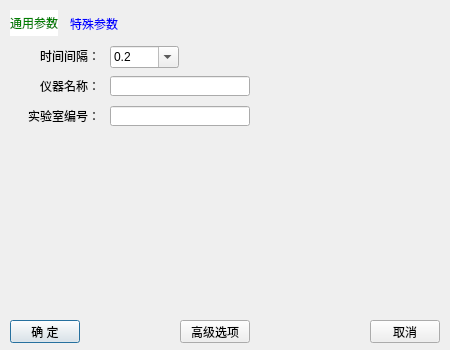
<?xml version="1.0" encoding="UTF-8"?>
<ui version="4.0">
 <class>ASetupDialog</class>
 <widget class="QDialog" name="ASetupDialog">
  <property name="geometry">
   <rect>
    <x>0</x>
    <y>0</y>
    <width>450</width>
    <height>350</height>
   </rect>
  </property>
  <property name="windowTitle">
   <string>设置</string>
  </property>
  <widget class="QPushButton" name="Ensure_PushButton">
   <property name="geometry">
    <rect>
     <x>10</x>
     <y>320</y>
     <width>70</width>
     <height>23</height>
    </rect>
   </property>
   <property name="text">
    <string>确 定</string>
   </property>
  </widget>
  <widget class="QPushButton" name="Cancel_PushButton">
   <property name="geometry">
    <rect>
     <x>370</x>
     <y>320</y>
     <width>70</width>
     <height>23</height>
    </rect>
   </property>
   <property name="text">
    <string>取消</string>
   </property>
  </widget>
  <widget class="QPushButton" name="AdvancePushButton">
   <property name="geometry">
    <rect>
     <x>180</x>
     <y>320</y>
     <width>70</width>
     <height>23</height>
    </rect>
   </property>
   <property name="text">
    <string>高级选项</string>
   </property>
  </widget>
  <widget class="QTabWidget" name="tabWidget">
   <property name="geometry">
    <rect>
     <x>10</x>
     <y>10</y>
     <width>430</width>
     <height>300</height>
    </rect>
   </property>
   <property name="styleSheet">
    <string notr="true">QTabWidget::pane{
	border:none;
}
QTabWidget::tab-bar{
        alignment:left;
}
QTabBar::tab{
	background:transparent;
	color:white;
	min-width:30ex;
	min-height:10ex;
}
QTabBar::tab:hover{
	background:rgb(255, 255, 255, 50);
}
QTabBar::tab:selected{
	border-color: white;
	background:white;
	color:green;
}
QTabBar::tab:!selected{
	
	color:blue;
}</string>
   </property>
   <property name="currentIndex">
    <number>0</number>
   </property>
   <widget class="QWidget" name="tab">
    <attribute name="title">
     <string>通用参数</string>
    </attribute>
    <widget class="QLabel" name="label_3">
     <property name="geometry">
      <rect>
       <x>10</x>
       <y>10</y>
       <width>80</width>
       <height>20</height>
      </rect>
     </property>
     <property name="text">
      <string>时间间隔：</string>
     </property>
     <property name="alignment">
      <set>Qt::AlignRight|Qt::AlignTrailing|Qt::AlignVCenter</set>
     </property>
    </widget>
    <widget class="QLineEdit" name="Lab_LineEdit">
     <property name="geometry">
      <rect>
       <x>100</x>
       <y>70</y>
       <width>140</width>
       <height>20</height>
      </rect>
     </property>
     <property name="readOnly">
      <bool>true</bool>
     </property>
    </widget>
    <widget class="QLabel" name="label_2">
     <property name="geometry">
      <rect>
       <x>10</x>
       <y>70</y>
       <width>80</width>
       <height>20</height>
      </rect>
     </property>
     <property name="text">
      <string>实验室编号：</string>
     </property>
     <property name="alignment">
      <set>Qt::AlignRight|Qt::AlignTrailing|Qt::AlignVCenter</set>
     </property>
    </widget>
    <widget class="QLabel" name="label">
     <property name="geometry">
      <rect>
       <x>10</x>
       <y>40</y>
       <width>80</width>
       <height>20</height>
      </rect>
     </property>
     <property name="text">
      <string>仪器名称：</string>
     </property>
     <property name="alignment">
      <set>Qt::AlignRight|Qt::AlignTrailing|Qt::AlignVCenter</set>
     </property>
    </widget>
    <widget class="QLineEdit" name="DeviceName_LineEdit">
     <property name="geometry">
      <rect>
       <x>100</x>
       <y>40</y>
       <width>140</width>
       <height>20</height>
      </rect>
     </property>
    </widget>
    <widget class="QComboBox" name="comboBox">
     <property name="geometry">
      <rect>
       <x>100</x>
       <y>10</y>
       <width>69</width>
       <height>22</height>
      </rect>
     </property>
     <property name="editable">
      <bool>true</bool>
     </property>
     <property name="currentIndex">
      <number>1</number>
     </property>
     <item>
      <property name="text">
       <string>0.1</string>
      </property>
     </item>
     <item>
      <property name="text">
       <string>0.2</string>
      </property>
     </item>
     <item>
      <property name="text">
       <string>0.5</string>
      </property>
     </item>
     <item>
      <property name="text">
       <string>1</string>
      </property>
     </item>
    </widget>
   </widget>
   <widget class="QWidget" name="tab_2">
    <attribute name="title">
     <string>特殊参数</string>
    </attribute>
    <widget class="QCheckBox" name="checkBox">
     <property name="geometry">
      <rect>
       <x>20</x>
       <y>10</y>
       <width>170</width>
       <height>20</height>
      </rect>
     </property>
     <property name="text">
      <string>使用原始序列号作为样本号</string>
     </property>
     <property name="checked">
      <bool>false</bool>
     </property>
    </widget>
   </widget>
  </widget>
 </widget>
 <resources/>
 <connections/>
</ui>
